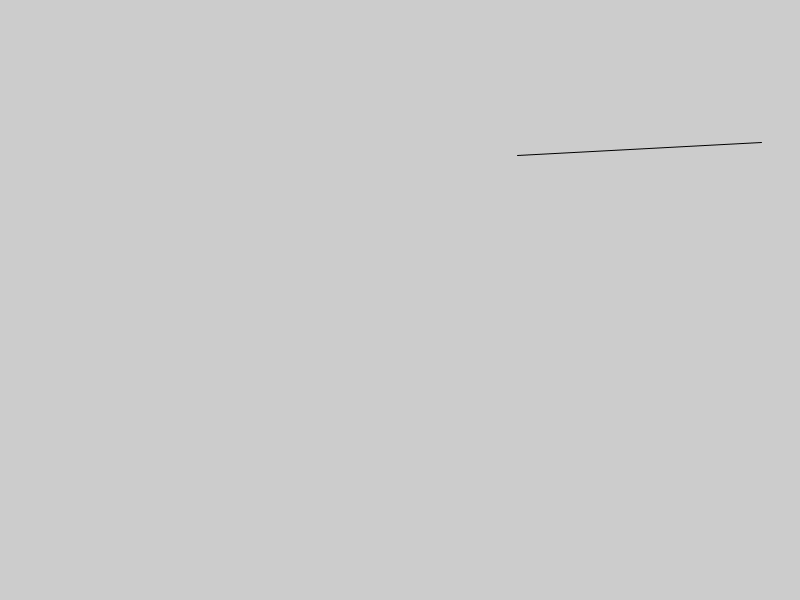
Frame 1 (no input)
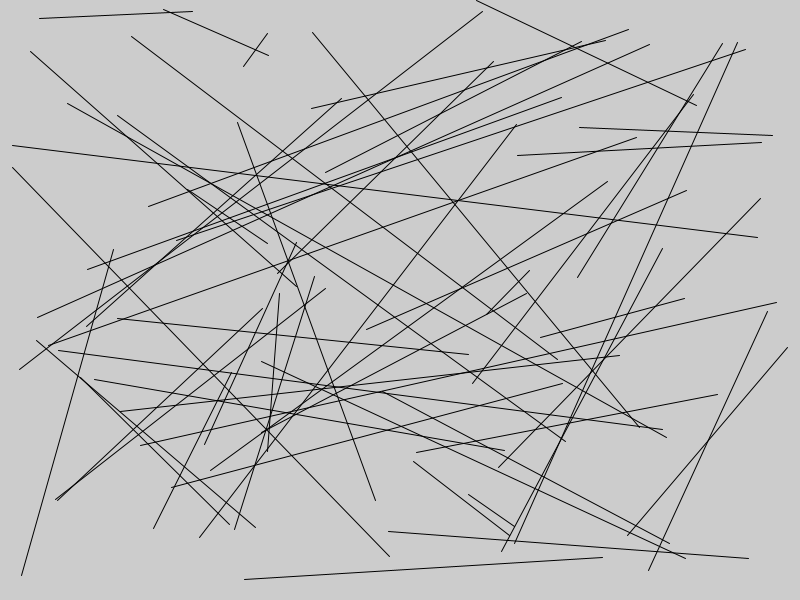
Frame 60 (the mouse pressed at the canvas centre just before this capture)
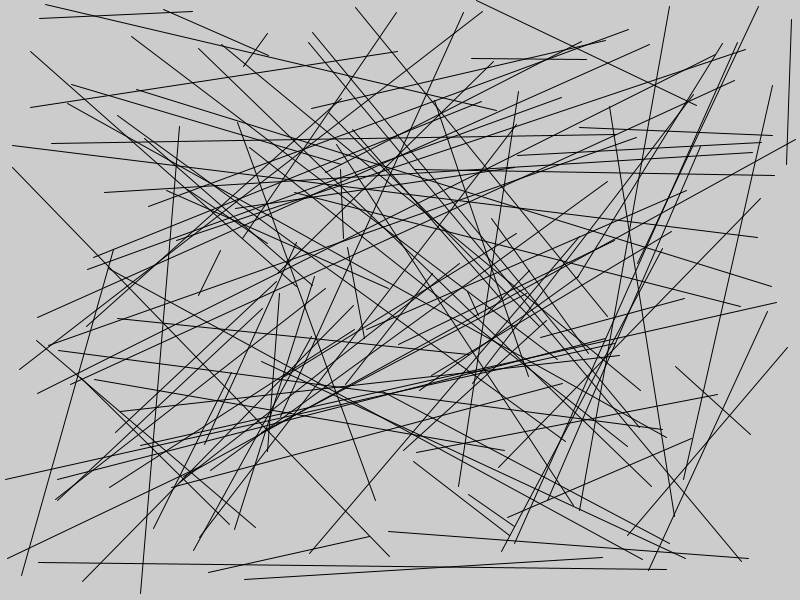
Frame 120 (the mouse held since frame 60 and released just before this capture)

The Processing sketch that drew these frames (run headless with seeded random() and noise(); from frame 60 on, the mouse is pressed at the canvas centre):

// Processing sketch: CCRS_09_RANDOM_02
// ── CCRS_09_RANDOM_02.pde
// @DHDPIC

// random

void setup() {
  size(800,600);
}

void draw() {
  // draw a line from random start position to random end position
  line(random(width),random(height),random(width),random(height));
}
